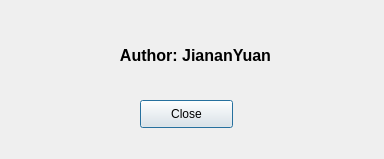
<?xml version="1.0" encoding="UTF-8"?>
<ui version="4.0">
 <class>Dialog</class>
 <widget class="QDialog" name="Dialog">
  <property name="geometry">
   <rect>
    <x>0</x>
    <y>0</y>
    <width>384</width>
    <height>159</height>
   </rect>
  </property>
  <property name="windowTitle">
   <string>Dialog</string>
  </property>
  <widget class="QPushButton" name="pushButton">
   <property name="geometry">
    <rect>
     <x>140</x>
     <y>100</y>
     <width>93</width>
     <height>28</height>
    </rect>
   </property>
   <property name="text">
    <string>Close</string>
   </property>
  </widget>
  <widget class="QLabel" name="label">
   <property name="geometry">
    <rect>
     <x>80</x>
     <y>30</y>
     <width>231</width>
     <height>51</height>
    </rect>
   </property>
   <property name="text">
    <string>&lt;html&gt;&lt;head/&gt;&lt;body&gt;&lt;p align=&quot;center&quot;&gt;&lt;span style=&quot; font-size:12pt; font-weight:600;&quot;&gt;Author: JiananYuan&lt;/span&gt;&lt;/p&gt;&lt;/body&gt;&lt;/html&gt;</string>
   </property>
  </widget>
 </widget>
 <resources/>
 <connections/>
</ui>
